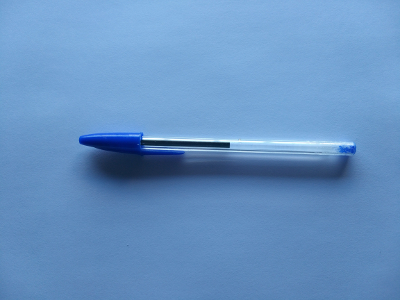
#> input picture Practicas/PracticasOLD/P8/img1.jpg, 400 x 300 px
$ jupyter execute 'Práctica 8.ipynb'
#> lines starting #> are read from the running program, lines starting #| are printed output that depends on the picture; after the words box and inside, x2 and y2 are one past the last pixel; in counts of white or black regions, pixels touching at a corner belong together
# Cálculo del Flujo Óptico de un par de imágenes

OpenCV incorpora funciones de cálculo de Flujo Óptico, tanto disperso (algoritmo de Lucas-Kanade) como denso (algoritmo de Farneback). En esta práctica emplearemos el segundo de los métodos, correspondiente a la siguiente función:

```python
flujo = cv2.calcOpticalFlowFarneback(img1, img2, flow, pyr_scale, levels, winsize, iterations, poly_n, poly_sigma, flags)
```

donde:
* `flow (None)`: calcula el flujo de la imagen.
* `pyr_scale (0.5)`: variación de escala para la pirámide.
* `levels (3)`: Niveles de la pirámide.
* `winsize (15)`: Tamaño de ventana.
* `iterations (3)`: Número de iteraciones.
* `poly_n (5)`: Tamaño del vecindario para la expansión polinomial.
* `poly_sigma (1.2)`: Desviación estándar para la gaussiana.
* `flags (0)`: Permite modificar el comportamiento del algoritmo.

El resultado es una matriz de pares de flotantes, con el vector de flujo óptico para cada píxel, es decir es una matriz en donde en la posicíon i,j tenemos una tupla de dos valores. En el primer valor, tenemos el desplazamiento que ha habido  del pixel i,j en el eje x, y el segundo valor tenemos el desplazamiento que ha habido del pixel i,j en el eje y.

Nota: mirar diapositivas 23-42 tema 4 teoría.

## Cuestionario

1. Elaborar un programa en Python que tome dos imágenes y calcule el flujo de Farneback entre ellas. Una vez hecho el cálculo, el programa debe dibujar sobre la primera imagen, en sus lugares correspondientes, un subconjunto de los vectores de flujo uniformemente espaciados (por ejemplo, cada 8 o 16 píxeles), en forma de líneas de tamaño proporcional, con un pequeño círculo en el origen de cada una (diagrama de agujas). El resultado se mostrará por pantalla.

_Figura 1: Ejemplo de resolución del cálculo del flujo_

[cell 1]
import numpy as np
import cv2, sys
from operator import getitem

#Inicializamos los argumentos
nombreImagen1 = "img1.jpg"
nombreImagen2 = "img2.jpg"
nombreImagenSolucion = "imgFinal.jpg"

#Leemos la imagen y la cargamos a color y en escala de grises
imagen1 = cv2.imread(nombreImagen1)
#> imagen1 is the input picture: shape (300, 400, 3); mean B, G, R 194.1, 146.4, 102.9
imagen2 = cv2.imread(nombreImagen2)
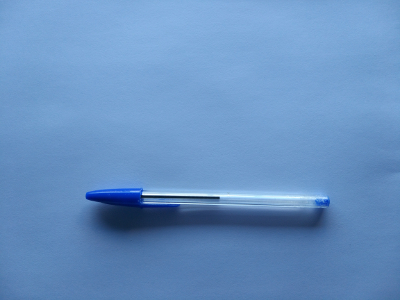
#> input picture Practicas/PracticasOLD/P8/img2.jpg, 400 x 300 px
#> imagen2 is the input picture: shape (300, 400, 3); mean B, G, R 193.1, 145.1, 103.8

#Si la imagen no se ha podido cargar, terminamos la ejecuciÃ³n
if (imagen1.any() == None or imagen2.any() == None):
    print(" Error al cargar alguna de las imagenes ")
    sys.exit()

#Creamos una copia de la primera imagen para mostrar al final y su titulo
imagen3 = cv2.imread(nombreImagen1)

#Procesamiento en escala de grises
gray1 = cv2.cvtColor(imagen1, cv2.COLOR_BGR2GRAY)
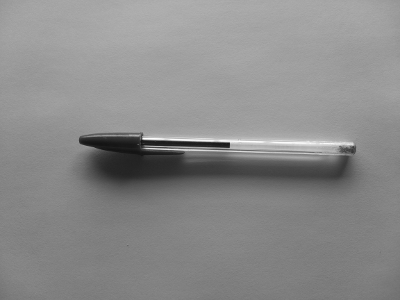
#> gray1: shape (300, 400); min 19, max 255, mean 138.7
gray2 = cv2.cvtColor(imagen2, cv2.COLOR_BGR2GRAY)
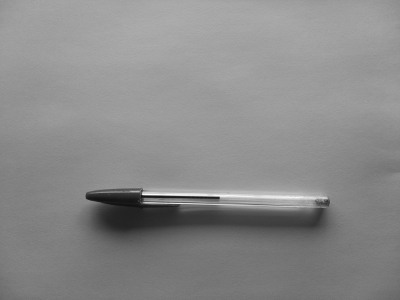
#> gray2: shape (300, 400); min 16, max 253, mean 138.2

#Obtenemos la matriz con el flujo optico
flujo = cv2.calcOpticalFlowFarneback(gray1, gray2, None, 0.5, 3, 15, 3, 5, 1.2, 0)

#Obtenemos la dimensión de la imagen
dimensiones=imagen3.shape
#> dimensiones = (300, 400, 3)
alto = dimensiones[0]
#> alto = 300
ancho = dimensiones[1]
#> ancho = 400

# SOLUCIÓN
contX = 0
contY = 0
for i in range(alto):
    for j in range(ancho):
        if(contX%8 == 0 and contY%8 == 0):
            nPosX = round(i+getitem(flujo[i,j],0))
            nPosY = round(j+getitem(flujo[i,j],1))
            cv2.circle(imagen3, (j, i), 1, (0, 255, 0), -1)
            cv2.line(imagen3,(j,i),(nPosY,nPosX),(0,0,255),1)
        contX += 1
    contY += 1
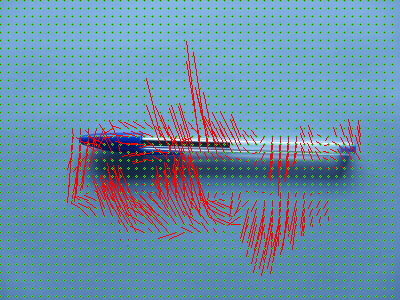
#> imagen3: shape (300, 400, 3); 12.44% of pixels changed, all inside (x1, y1, x2, y2) = (0, 0, 394, 298)
#> after the loop, contX = 120000; contY = 300

#Mostramos las imagenes y guardamos la original
a = cv2.imshow(nombreImagenSolucion, imagen3)
cv2.imwrite(nombreImagenSolucion, imagen3)


#Esperamos a una tecla y cerramos todas las ventanas
cv2.waitKey(0)
cv2.destroyAllWindows()
